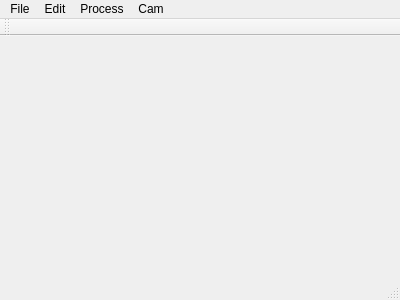
<?xml version="1.0" encoding="UTF-8"?>
<ui version="4.0">
 <class>MainWindow</class>
 <widget class="QMainWindow" name="MainWindow">
  <property name="geometry">
   <rect>
    <x>0</x>
    <y>0</y>
    <width>400</width>
    <height>300</height>
   </rect>
  </property>
  <property name="windowTitle">
   <string>MainWindow</string>
  </property>
  <widget class="QWidget" name="centralWidget"/>
  <widget class="QMenuBar" name="menuBar">
   <property name="geometry">
    <rect>
     <x>0</x>
     <y>0</y>
     <width>400</width>
     <height>26</height>
    </rect>
   </property>
   <widget class="QMenu" name="menuFile">
    <property name="title">
     <string>File</string>
    </property>
    <addaction name="actionOpen"/>
    <addaction name="actionOpen_recent"/>
    <addaction name="actionOpen_Web_Cam"/>
   </widget>
   <widget class="QMenu" name="menuProcess">
    <property name="title">
     <string>Process</string>
    </property>
    <widget class="QMenu" name="menuTransform">
     <property name="title">
      <string>Transform</string>
     </property>
     <widget class="QMenu" name="menuFlip">
      <property name="title">
       <string>Flip</string>
      </property>
      <addaction name="actionFlip_X"/>
      <addaction name="actionFlip_Y"/>
     </widget>
     <addaction name="menuFlip"/>
    </widget>
    <widget class="QMenu" name="menuColor">
     <property name="title">
      <string>Color</string>
     </property>
     <addaction name="actionGray_Scale"/>
    </widget>
    <widget class="QMenu" name="menuFilter">
     <property name="title">
      <string>Filter</string>
     </property>
     <addaction name="actionThreshold"/>
     <addaction name="actionBlur"/>
    </widget>
    <widget class="QMenu" name="menuMorphological">
     <property name="title">
      <string>Morphological</string>
     </property>
     <addaction name="actionErode"/>
     <addaction name="actionDilate"/>
    </widget>
    <addaction name="actionProcess"/>
    <addaction name="menuTransform"/>
    <addaction name="menuColor"/>
    <addaction name="menuMorphological"/>
    <addaction name="menuFilter"/>
   </widget>
   <widget class="QMenu" name="menuEdit">
    <property name="title">
     <string>Edit</string>
    </property>
    <addaction name="actionUndo"/>
    <addaction name="actionRedo"/>
   </widget>
   <widget class="QMenu" name="menuCam">
    <property name="title">
     <string>Cam</string>
    </property>
    <addaction name="actionFace_Eye_Detection"/>
   </widget>
   <addaction name="menuFile"/>
   <addaction name="menuEdit"/>
   <addaction name="menuProcess"/>
   <addaction name="menuCam"/>
  </widget>
  <widget class="QToolBar" name="mainToolBar">
   <attribute name="toolBarArea">
    <enum>TopToolBarArea</enum>
   </attribute>
   <attribute name="toolBarBreak">
    <bool>false</bool>
   </attribute>
  </widget>
  <widget class="QStatusBar" name="statusBar"/>
  <action name="actionOpen">
   <property name="text">
    <string>Open</string>
   </property>
  </action>
  <action name="actionProcess">
   <property name="text">
    <string>Process</string>
   </property>
  </action>
  <action name="actionFlip_X">
   <property name="text">
    <string>Flip X</string>
   </property>
  </action>
  <action name="actionFlip_Y">
   <property name="text">
    <string>Flip Y</string>
   </property>
  </action>
  <action name="actionGray_Scale">
   <property name="text">
    <string>Gray Scale</string>
   </property>
  </action>
  <action name="actionUndo">
   <property name="text">
    <string>Undo</string>
   </property>
  </action>
  <action name="actionRedo">
   <property name="text">
    <string>Redo</string>
   </property>
  </action>
  <action name="actionThreshold">
   <property name="text">
    <string>Threshold</string>
   </property>
  </action>
  <action name="actionBlur">
   <property name="text">
    <string>Blur</string>
   </property>
  </action>
  <action name="actionErode">
   <property name="text">
    <string>Erode</string>
   </property>
  </action>
  <action name="actionDilate">
   <property name="text">
    <string>Dilate</string>
   </property>
  </action>
  <action name="actionOpen_recent">
   <property name="text">
    <string>Open recent</string>
   </property>
  </action>
  <action name="actionOpen_Web_Cam">
   <property name="text">
    <string>Open Web Cam</string>
   </property>
  </action>
  <action name="actionFace_Eye_Detection">
   <property name="text">
    <string>Face &amp; Eye Detection</string>
   </property>
  </action>
 </widget>
 <layoutdefault spacing="6" margin="11"/>
 <resources/>
 <connections/>
</ui>
